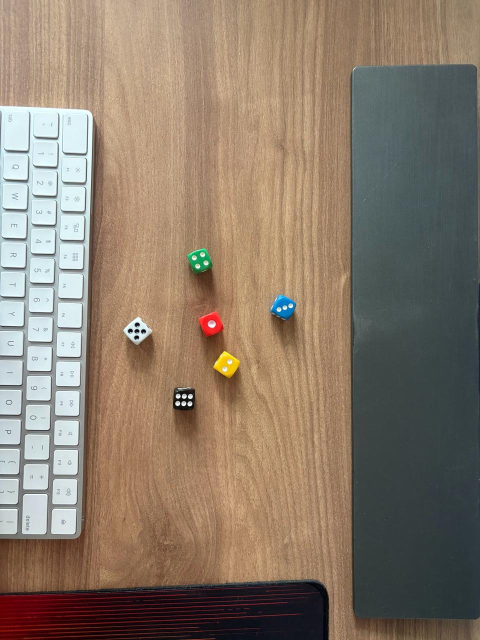
#> input picture stuff/dice_2.jpg, 960 x 1280 px (shown at 1/2 size)
$ python dice_detect_3.py
#> lines starting #> are read from the running program, lines starting #| are printed output that depends on the picture; after the words box and inside, x2 and y2 are one past the last pixel; in counts of white or black regions, pixels touching at a corner belong together
import cv2
import numpy as np
from pathlib import Path

def detect_dice(image_path):
    # Read the image
#> called with image_path = 'stuff/dice_2.jpg'
    image = cv2.imread(image_path)
#> image is the input picture: shape (1280, 960, 3); mean B, G, R 106.9, 122.9, 138.7

    # Convert to HSV for better color segmentation
    hsv = cv2.cvtColor(image, cv2.COLOR_BGR2HSV)
#> hsv: shape (1280, 960, 3); mean H, S, V 47.9, 77.3, 144.2

    # Define color ranges for each die - further expanded ranges
    color_ranges = {
        'blue': ([90, 30, 30], [150, 255, 255]),
        'red': ([0, 30, 30], [20, 255, 255]),  # Expanded red range
        'green': ([35, 30, 30], [90, 255, 255]),  # Expanded green range
        'black': ([0, 0, 0], [180, 100, 60]),  # Adjusted black range
        'white': ([0, 0, 150], [180, 60, 255]),  # Adjusted white range
        'yellow': ([15, 30, 30], [50, 255, 255])  # Expanded yellow range
    }

    # Add second range for red (which wraps around the hue spectrum)
    red_upper_range = ([150, 30, 30], [180, 255, 255])

    dice_results = {}
    detected_dice = []  # Store all detected dice for debugging

    # For debugging, save color masks
    debug_dir = Path(__file__).parent.parent.parent.parent / "stuff" / "debug"
    debug_dir.mkdir(exist_ok=True)

    # Create a composite mask for all dice to prevent overlap detection
    composite_mask = np.zeros_like(hsv[:,:,0])

    # First pass - detect all dice
    all_dice_contours = []

    # For each color, detect the die
    for color, (lower, upper) in color_ranges.items():
        # Create mask for this color
        lower = np.array(lower)
        upper = np.array(upper)
        mask = cv2.inRange(hsv, lower, upper)

        # Special case for red (which wraps around hue spectrum)
        if color == 'red':
            lower2 = np.array(red_upper_range[0])
            upper2 = np.array(red_upper_range[1])
            mask2 = cv2.inRange(hsv, lower2, upper2)
            mask = cv2.bitwise_or(mask, mask2)

        # Save color mask for debugging
        cv2.imwrite(str(debug_dir / f"{color}_mask.jpg"), mask)

        # Apply morphological operations to improve mask
        kernel = np.ones((3, 3), np.uint8)
        mask = cv2.morphologyEx(mask, cv2.MORPH_OPEN, kernel)
        mask = cv2.morphologyEx(mask, cv2.MORPH_CLOSE, kernel)

        # Find contours for the dice
        contours, _ = cv2.findContours(mask, cv2.RETR_EXTERNAL, cv2.CHAIN_APPROX_SIMPLE)

        # Filter by size and shape to find dice
        min_area = 400  # Reduced minimum area to catch smaller dice
        max_area = 10000  # Maximum area to avoid detecting large objects

        for cnt in contours:
            area = cv2.contourArea(cnt)
            if min_area < area < max_area:
                # Check if it's roughly square (dice shape)
                x, y, w, h = cv2.boundingRect(cnt)
                aspect_ratio = float(w) / h
                if 0.6 < aspect_ratio < 1.5:  # More lenient aspect ratio
                    all_dice_contours.append((color, cnt, x, y, w, h))
#> this loop made 6 passes
#> pass 1, in detect_dice, `mask = cv2.morphologyEx(mask, cv2.MORPH_OPEN, kernel)`:
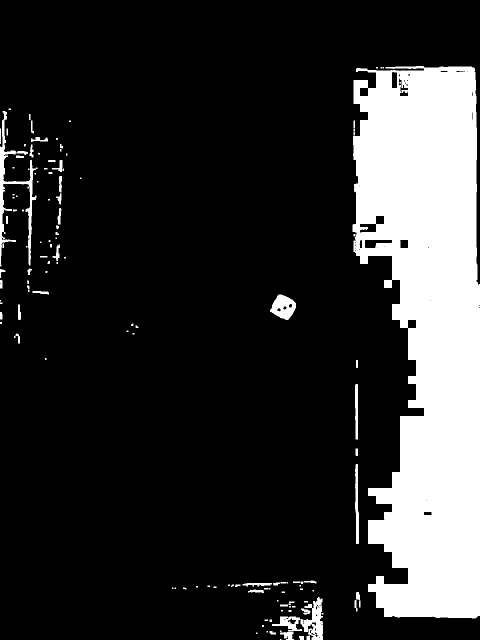
#> mask: shape (1280, 960) (shown at 1/2 size); 18.3% white; 132 white regions (58 under 20 px), largest, box (x1, y1, x2, y2) and area: (705, 132, 960, 1237) 209649, (0, 222, 75, 533) 3827, (601, 1194, 646, 1280) 2019
#> pass 2, in detect_dice, `mask = cv2.inRange(hsv, lower, upper)`:
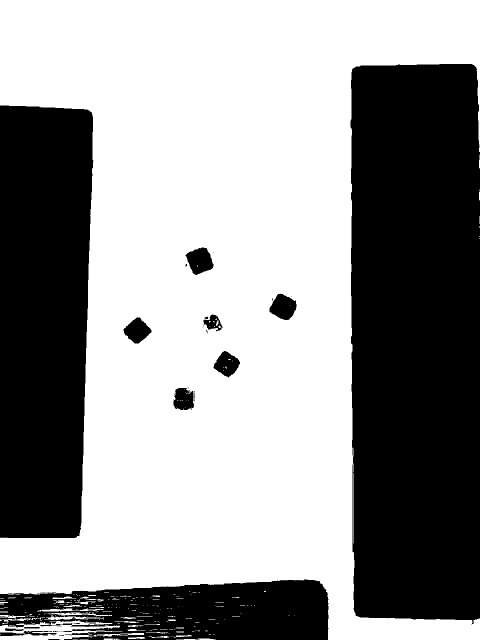
#> mask: shape (1280, 960) (shown at 1/2 size); 59.1% white; 82 black regions (67 under 20 px), largest, box (x1, y1, x2, y2) and area: (701, 128, 960, 1248) 282470, (0, 211, 187, 1076) 150033, (0, 1159, 657, 1280) 59026
#> after the loop:
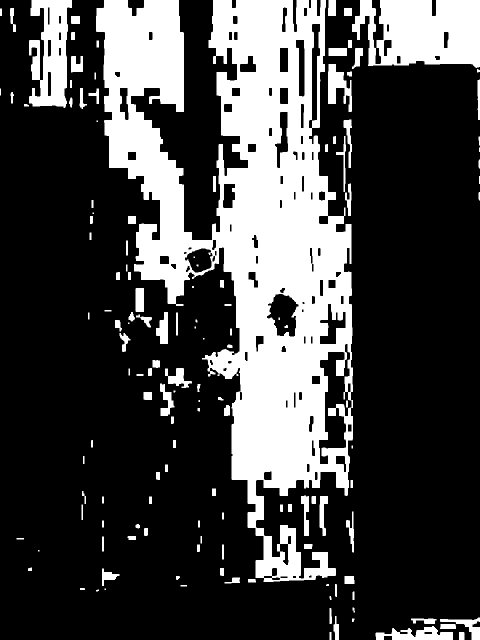
#> mask: shape (1280, 960) (shown at 1/2 size); 27.1% white; 140 white regions (16 under 20 px), largest, box (x1, y1, x2, y2) and area: (192, 0, 706, 1164) 264332, (704, 0, 960, 136) 27404, (58, 0, 144, 216) 12117
#> after the loop, all_dice_contours = 23 items

    # Sort dice by area (largest first) to prioritize better detections
    all_dice_contours.sort(key=lambda x: cv2.contourArea(x[1]), reverse=True)

    # Second pass - process each detected die
    dice_count = {color: 0 for color in color_ranges.keys()}

    for color, cnt, x, y, w, h in all_dice_contours:
        # Check if this area overlaps with already detected dice
        mask_roi = composite_mask[y:y+h, x:x+w]
        if np.any(mask_roi > 0):
            # There's significant overlap with an already detected die
            continue

        # Extract the ROI using the bounding box
        die_roi = image[y:y+h, x:x+w]

        # Skip small ROIs
        if w < 15 or h < 15:
            continue

        # Adjust dot detection thresholds for different colored dice
        if color == 'black':
            # For black dice, look for white dots
            dot_mask = cv2.inRange(die_roi, (170, 170, 170), (255, 255, 255))
        elif color == 'white':
            # For white dice, look for black dots
            dot_mask = cv2.inRange(die_roi, (0, 0, 0), (80, 80, 80))
        else:
            # For colored dice, look for white dots
            dot_mask = cv2.inRange(die_roi, (170, 170, 170), (255, 255, 255))

        # Save dot mask for debugging
        cv2.imwrite(str(debug_dir / f"{color}_die_{dice_count[color]}_dots.jpg"), dot_mask)

        # Apply morphological operations to improve dot detection
        dot_kernel = np.ones((2, 2), np.uint8)
        dot_mask = cv2.morphologyEx(dot_mask, cv2.MORPH_OPEN, dot_kernel)

        # Find dot contours
        dot_contours, _ = cv2.findContours(dot_mask, cv2.RETR_EXTERNAL, cv2.CHAIN_APPROX_SIMPLE)

        # Filter dots more carefully
        valid_dots = []
        for dot_cnt in dot_contours:
            dot_area = cv2.contourArea(dot_cnt)

            # Dynamic thresholds based on die size
            min_dot_area = max(3, w * h * 0.0008)  # Lower threshold to catch small dots
            max_dot_area = max(150, w * h * 0.1)   # Higher threshold for larger dice

            if min_dot_area < dot_area < max_dot_area:
                # Calculate circularity
                perimeter = cv2.arcLength(dot_cnt, True)
                if perimeter > 0:
                    circularity = 4 * np.pi * dot_area / (perimeter * perimeter)
                    # More lenient circularity check
                    if circularity > 0.4:
                        valid_dots.append(dot_cnt)

        # Count the dots to determine dice value
        value = len(valid_dots)

        # Skip dice with invalid values
        if value < 1 or value > 6:
            continue

        # Mark this area in the composite mask to prevent overlaps
        cv2.drawContours(composite_mask, [cnt], 0, 255, -1)

        # Save this die's info
        dice_count[color] += 1
        die_key = f"{color}_die_{dice_count[color]}"
        dice_results[die_key] = value
        detected_dice.append((color, value, x, y, w, h))

        # Draw rectangle around die
        cv2.rectangle(image, (x, y), (x+w, y+h), (0, 255, 0), 2)

        # Show value
        cv2.putText(image, f"{value}", (x, y-10), cv2.FONT_HERSHEY_SIMPLEX, 0.9, (0, 255, 0), 2)

        # Add color label
        cv2.putText(image, color, (x, y+h+20), cv2.FONT_HERSHEY_SIMPLEX, 0.6, (0, 0, 255), 2)

        # Debug: Draw circles around detected dots for verification
        for dot in valid_dots:
            # Get centroid of dot
            M = cv2.moments(dot)
            if M["m00"] != 0:
                cx = int(M["m10"] / M["m00"]) + x
                cy = int(M["m01"] / M["m00"]) + y
                cv2.circle(image, (cx, cy), 3, (255, 0, 255), -1)
#> this loop made 23 passes
#> (color, x, y, w, h, value) on passes 1, 3, 4, 5, 6, 7, 8, 9, 11, 12, 13, 17: ('black', 538, 1164, 109, 116, 0), ('blue', 544, 1194, 103, 86, 0), ('white', 108, 835, 60, 56, 0), ('green', 817, 1137, 63, 96, 0), ('white', 46, 928, 51, 51, 0), ('white', 102, 1017, 51, 52, 0), ('white', 104, 958, 51, 51, 0), ('white', 49, 869, 50, 50, 0), ('white', 106, 899, 50, 51, 0), ('white', 0, 779, 44, 50, 0), ('white', 0, 838, 42, 51, 0), ('white', 0, 957, 38, 51, 0)
#> (color, x, y, w, h, dot_contours, value) on passes 2, 10, 14: ('white', 44, 988, 51, 81, [[[4, 0], [4, 1], [5, 1], [5, 0]]], 0), ('white', 51, 809, 50, 51, [[[49, 49], [49, 50]]], 0), ('white', 0, 896, 40, 53, [[[38, 51], [37, 52], [39, 52], [39, 51]]], 0)
#> pass 1, in detect_dice, `die_roi = image[y:y+h, x:x+w]`:
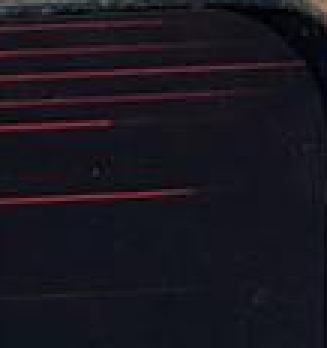
#> die_roi: shape (116, 109, 3) (shown 3 times larger); mean B, G, R 30.1, 21.6, 24.5
#> after the loop:
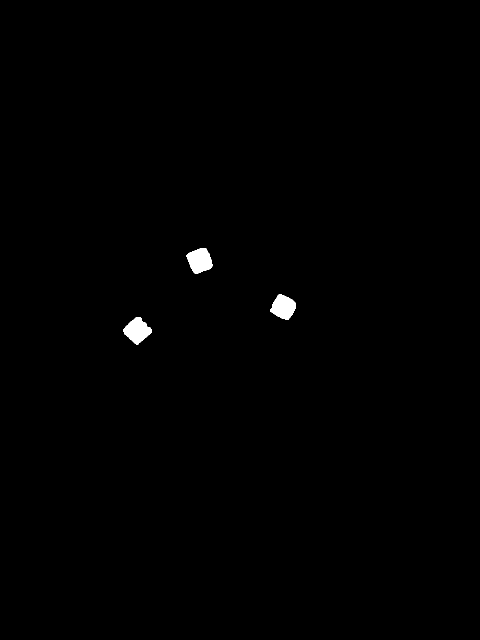
#> composite_mask: shape (1280, 960) (shown at 1/2 size); 0.45% white; 3 white regions, box (x1, y1, x2, y2) and area: (373, 496, 425, 548) 1881, (246, 634, 304, 689) 1864, (540, 589, 592, 640) 1769
#> after the loop:
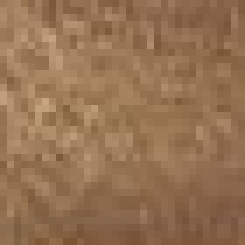
#> die_roi: shape (35, 35, 3) (shown 7 times larger); mean B, G, R 82, 113.7, 149.5
#> after the loop: dot_mask: shape (35, 35); every value is 0
#> after the loop:
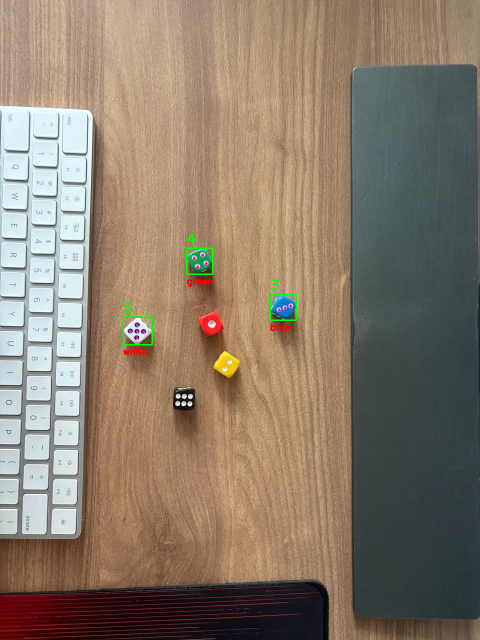
#> image: shape (1280, 960, 3) (shown at 1/2 size); 0.3% of pixels changed, all inside (x1, y1, x2, y2) = (245, 466, 594, 711)
#> after the loop, detected_dice = [('green', 4, 373, 496, 52, 52), ('white', 5, 246, 634, 58, 55), ('blue', 3, 540, 589, 52, 51)]; dice_count = {'blue': 1, 'red': 0, 'green': 1, 'black': 0, 'white': 1, 'yellow': 0}; dice_results = {'green_die_1': 4, 'white_die_1': 5, 'blue_die_1': 3}

    # Display results
    cv2.imshow("Dice Detection", image)
    # Save result image
    cv2.imwrite(str(debug_dir / "result.jpg"), image)

    while True:
        key = cv2.waitKey(1) & 0xFF
#> (key q is pressed here)
        if key == ord('q') or key == 27:  # 'q' or ESC key
            break
    cv2.destroyAllWindows()

    return dice_results

img_path = Path(__file__).parent.parent.parent.parent / "stuff" / "dice_2.jpg"
results = detect_dice(str(img_path))
#> results has the same summary as dice_results in detect_dice
print("Detected dice values:", results)
#| Detected dice values: {'green_die_1': 4, 'white_die_1': 5, 'blue_die_1': 3}

$ run again, with stuff/dice_1.jpg copied over stuff/dice_2.jpg
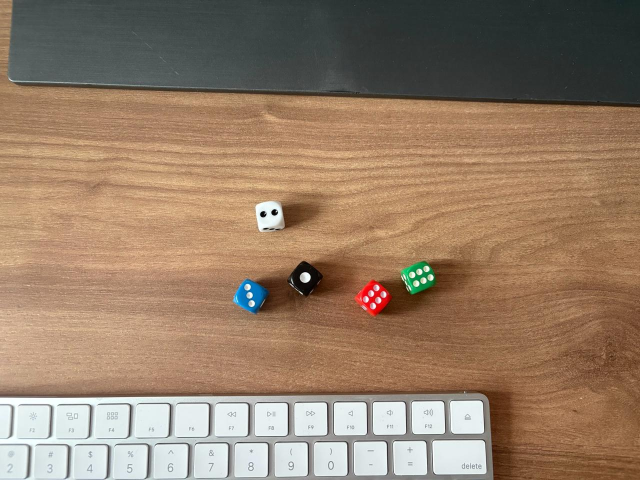
#> input picture stuff/dice_1.jpg, 1280 x 960 px (shown at 1/2 size)
#> in detect_dice, image is the input picture: shape (960, 1280, 3); mean B, G, R 103.8, 125.6, 149.8
#> hsv: shape (960, 1280, 3); mean H, S, V 37.2, 85.2, 152.9
#> the loop in detect_dice, `for color, (lower, upper) in color_ranges.items():` made 6 passes
#> pass 1, in detect_dice, `mask = cv2.morphologyEx(mask, cv2.MORPH_OPEN, kernel)`:
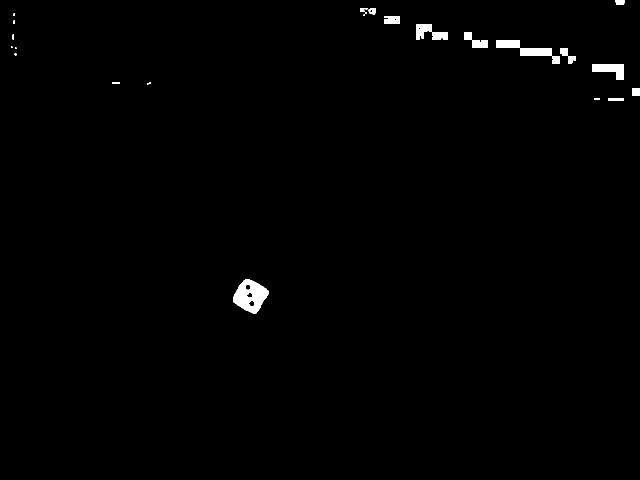
#> mask: shape (960, 1280) (shown at 1/2 size); 0.82% white; 27 white regions (9 under 20 px), largest, box (x1, y1, x2, y2) and area: (466, 558, 538, 628) 2963, (992, 80, 1104, 112) 1791, (1184, 128, 1248, 159) 1263
#> after the loop in detect_dice, `for color, (lower, upper) in color_ranges.items():`: all_dice_contours = 14 items
#> the loop in detect_dice, `for color, cnt, x, y, w, h in all_dice_contours:` made 14 passes
#> (color, x, y, w, h, value) on passes 1, 2, 7, 10, 11, 12, 13, 14: ('yellow', 0, 400, 160, 144, 0), ('yellow', 1135, 322, 145, 110, 0), ('green', 801, 522, 71, 68, 8), ('yellow', 785, 529, 73, 79, 7), ('yellow', 16, 730, 54, 37, 0), ('yellow', 960, 470, 48, 42, 0), ('blue', 832, 48, 32, 32, 0), ('yellow', 1231, 408, 29, 25, 0)
#> after the loop in detect_dice, `for color, cnt, x, y, w, h in all_dice_contours:`:
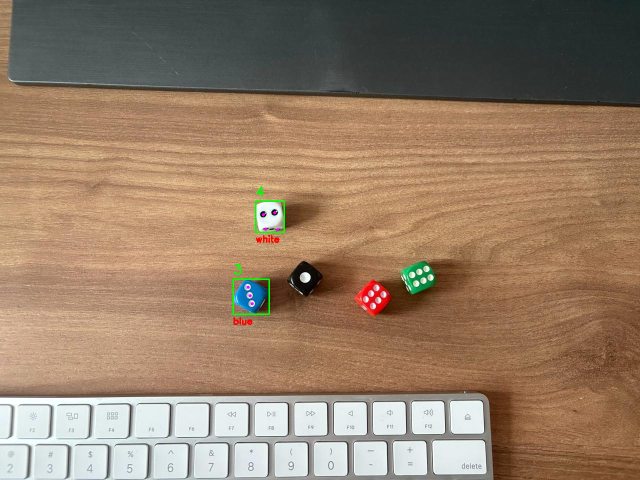
#> image: shape (960, 1280, 3) (shown at 1/2 size); 0.22% of pixels changed, all inside (x1, y1, x2, y2) = (465, 372, 570, 650)
#> after the loop in detect_dice, `for color, cnt, x, y, w, h in all_dice_contours:`: detected_dice = [('blue', 3, 466, 558, 72, 70), ('white', 4, 511, 402, 57, 62)]; dice_count = {'blue': 1, 'red': 0, 'green': 0, 'black': 0, 'white': 1, 'yellow': 0}; dice_results = {'blue_die_1': 3, 'white_die_1': 4}
#| Detected dice values: {'blue_die_1': 3, 'white_die_1': 4}
